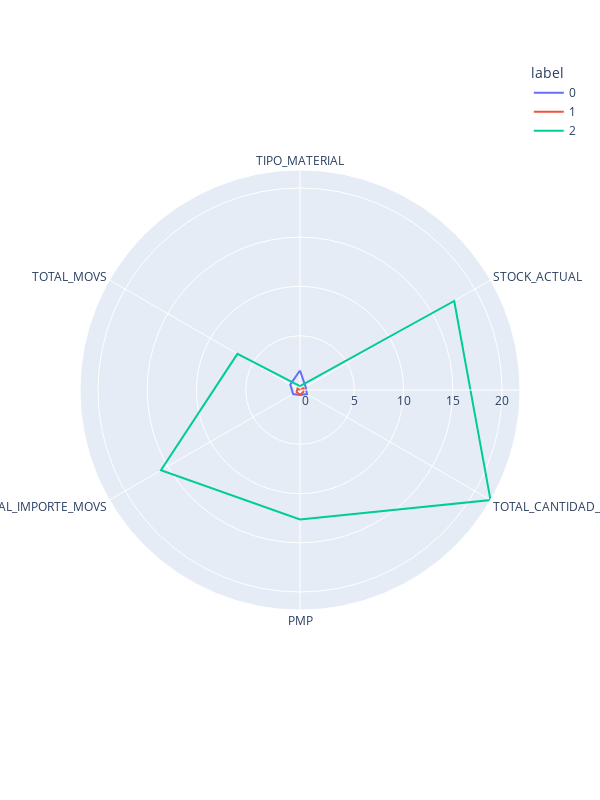
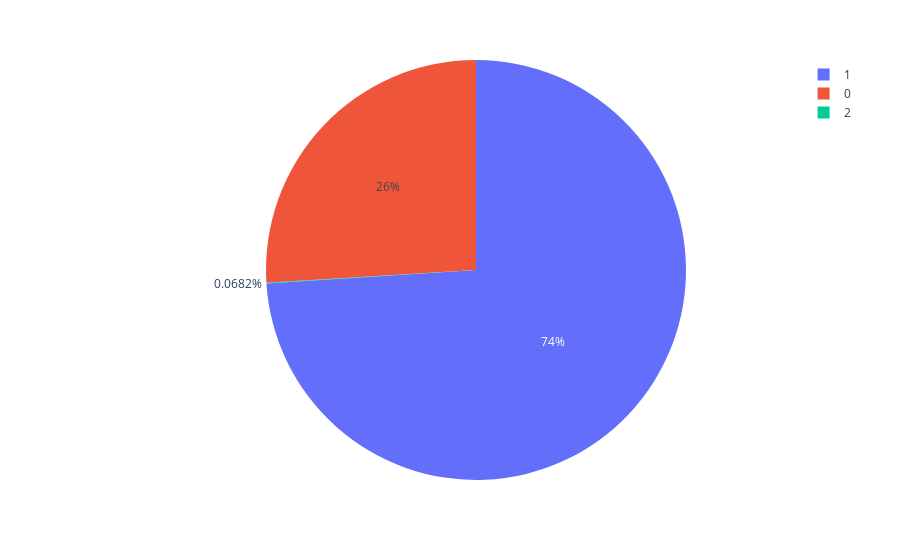

Source (notebook cell) for these figures, in order:
### Code cell
from sklearn.cluster import AgglomerativeClustering

# Aplicar Clustering Jerárquico
agg_model = AgglomerativeClustering(n_clusters=3)
y_agg = agg_model.fit_predict(X)

# Agregar etiquetas de cluster al dataframe
clusters_agg = pd.DataFrame(X, columns=X.columns)
clusters_agg['label'] = agg_model.labels_

# Visualización polar para Clustering Jerárquico
polar_agg = clusters_agg.groupby("label").mean().reset_index()
polar_agg = pd.melt(polar_agg, id_vars=["label"])
fig_agg = px.line_polar(polar_agg, r="value", theta="variable", color="label", line_close=True, height=800, width=600)
fig_agg.show()

# Visualización de distribución de clusters con Clustering Jerárquico
pie_agg = clusters_agg.groupby('label').size().reset_index()
pie_agg.columns = ['label', 'value']
px.pie(pie_agg, values='value', names='label').show()

### Figure 1 — Plotly figure (JSON) as saved in the notebook; plotly's stock layout.template omitted (floating-point values rounded to 4 significant figures)
{"data": [{"hovertemplate": "label=0<br>value=%{r}<br>variable=%{theta}<extra></extra>", "legendgroup": "0", "line": {"color": "#636efa", "dash": "solid"}, "marker": {"symbol": "circle"}, "mode": "lines", "name": "0", "r": [1.468, 0.1414, 0.3085, -0.01543, 0.2934, 0.6226, 1.468], "showlegend": true, "subplot": "polar", "theta": ["TIPO_MATERIAL", "STOCK_ACTUAL", "TOTAL_CANTIDAD_MOVS", "PMP", "TOTAL_IMPORTE_MOVS", "TOTAL_MOVS", "TIPO_MATERIAL"], "type": "scatterpolar"}, {"hovertemplate": "label=1<br>value=%{r}<br>variable=%{theta}<extra></extra>", "legendgroup": "1", "line": {"color": "#EF553B", "dash": "solid"}, "marker": {"symbol": "circle"}, "mode": "lines", "name": "1", "r": [-0.5151, -0.06582, -0.1284, -0.006234, -0.1175, -0.2248, -0.5151], "showlegend": true, "subplot": "polar", "theta": ["TIPO_MATERIAL", "STOCK_ACTUAL", "TOTAL_CANTIDAD_MOVS", "PMP", "TOTAL_IMPORTE_MOVS", "TOTAL_MOVS", "TIPO_MATERIAL"], "type": "scatterpolar"}, {"hovertemplate": "label=2<br>value=%{r}<br>variable=%{theta}<extra></extra>", "legendgroup": "2", "line": {"color": "#00cc96", "dash": "solid"}, "marker": {"symbol": "circle"}, "mode": "lines", "name": "2", "r": [-0.117, 17.57, 21.82, 12.63, 15.79, 6.824, -0.117], "showlegend": true, "subplot": "polar", "theta": ["TIPO_MATERIAL", "STOCK_ACTUAL", "TOTAL_CANTIDAD_MOVS", "PMP", "TOTAL_IMPORTE_MOVS", "TOTAL_MOVS", "TIPO_MATERIAL"], "type": "scatterpolar"}], "layout": {"height": 800, "legend": {"title": {"text": "label"}, "tracegroupgap": 0}, "margin": {"t": 60}, "polar": {"angularaxis": {"direction": "clockwise", "rotation": 90}, "domain": {"x": [0, 1], "y": [0, 1]}}, "width": 600}}

### Figure 2 — Plotly figure (JSON) as saved in the notebook; plotly's stock layout.template omitted (floating-point values rounded to 4 significant figures)
{"data": [{"domain": {"x": [0, 1], "y": [0, 1]}, "hovertemplate": "label=%{label}<br>value=%{value}<extra></extra>", "labels": [0, 1, 2], "legendgroup": "", "name": "", "showlegend": true, "type": "pie", "values": [2283, 6506, 6]}], "layout": {"legend": {"tracegroupgap": 0}, "margin": {"t": 60}}}
